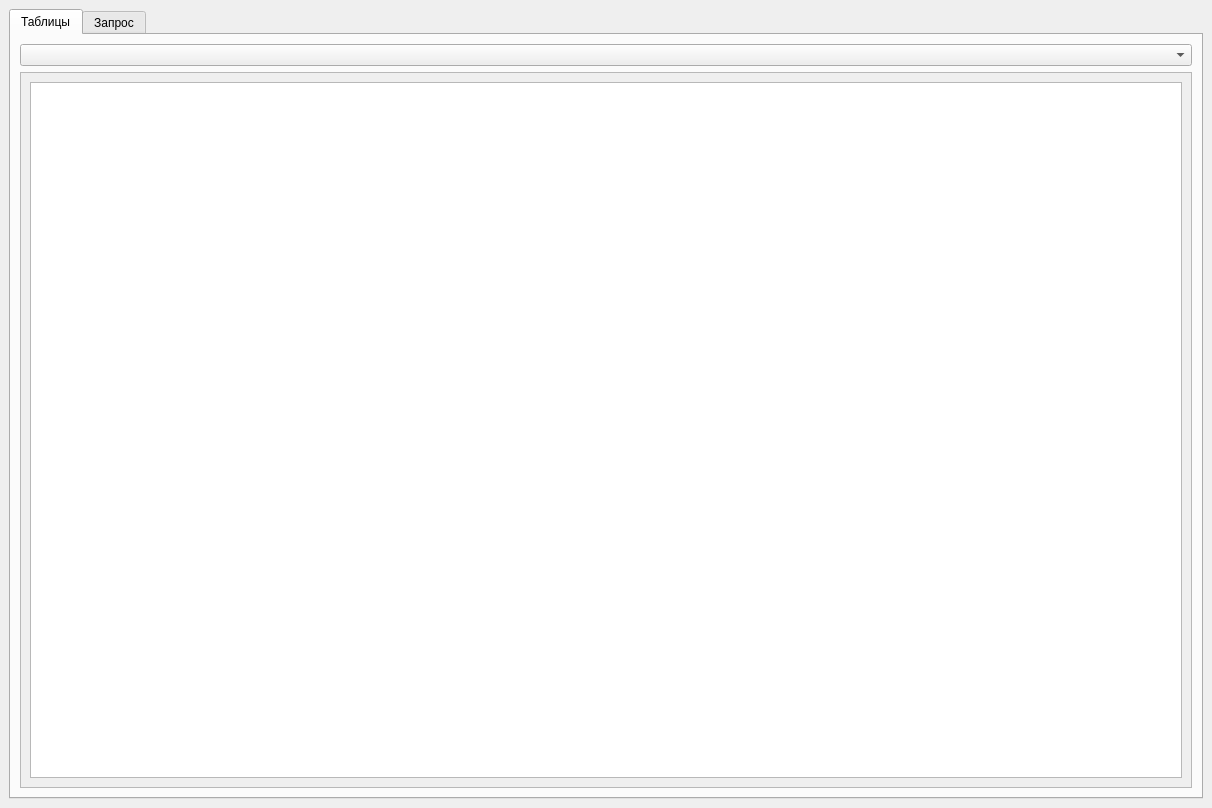
<?xml version="1.0" encoding="UTF-8"?>
<ui version="4.0">
 <class>MainWindow</class>
 <widget class="QMainWindow" name="MainWindow">
  <property name="geometry">
   <rect>
    <x>0</x>
    <y>0</y>
    <width>1212</width>
    <height>808</height>
   </rect>
  </property>
  <property name="windowTitle">
   <string>MainWindow</string>
  </property>
  <widget class="QWidget" name="centralwidget">
   <layout class="QHBoxLayout" name="horizontalLayout_12">
    <item>
     <widget class="QTabWidget" name="tabWidget">
      <property name="currentIndex">
       <number>0</number>
      </property>
      <widget class="QWidget" name="tab_car">
       <attribute name="title">
        <string>Таблицы</string>
       </attribute>
       <layout class="QVBoxLayout" name="verticalLayout_2">
        <item>
         <widget class="QComboBox" name="comboBox_select_table"/>
        </item>
        <item>
         <layout class="QHBoxLayout" name="horizontalLayout">
          <item>
           <widget class="QScrollArea" name="scrollArea">
            <property name="widgetResizable">
             <bool>true</bool>
            </property>
            <widget class="QWidget" name="scrollAreaWidgetContents">
             <property name="geometry">
              <rect>
               <x>0</x>
               <y>0</y>
               <width>1168</width>
               <height>684</height>
              </rect>
             </property>
             <layout class="QVBoxLayout" name="verticalLayout">
              <item>
               <widget class="QTableView" name="tableView"/>
              </item>
             </layout>
            </widget>
           </widget>
          </item>
         </layout>
        </item>
       </layout>
      </widget>
      <widget class="QWidget" name="tab">
       <attribute name="title">
        <string>Запрос</string>
       </attribute>
       <layout class="QVBoxLayout" name="verticalLayout_3">
        <item>
         <widget class="QLabel" name="label">
          <property name="text">
           <string>Текст запроса</string>
          </property>
         </widget>
        </item>
        <item>
         <widget class="QTextEdit" name="textEdit"/>
        </item>
        <item>
         <widget class="QPushButton" name="pushButton">
          <property name="text">
           <string>Выполнить</string>
          </property>
         </widget>
        </item>
        <item>
         <widget class="QLabel" name="label_2">
          <property name="text">
           <string>Результат</string>
          </property>
         </widget>
        </item>
        <item>
         <widget class="QTableView" name="tableView_2"/>
        </item>
       </layout>
      </widget>
     </widget>
    </item>
   </layout>
  </widget>
  <widget class="QMenuBar" name="menubar">
   <property name="geometry">
    <rect>
     <x>0</x>
     <y>0</y>
     <width>1212</width>
     <height>22</height>
    </rect>
   </property>
  </widget>
 </widget>
 <resources/>
 <connections/>
</ui>
